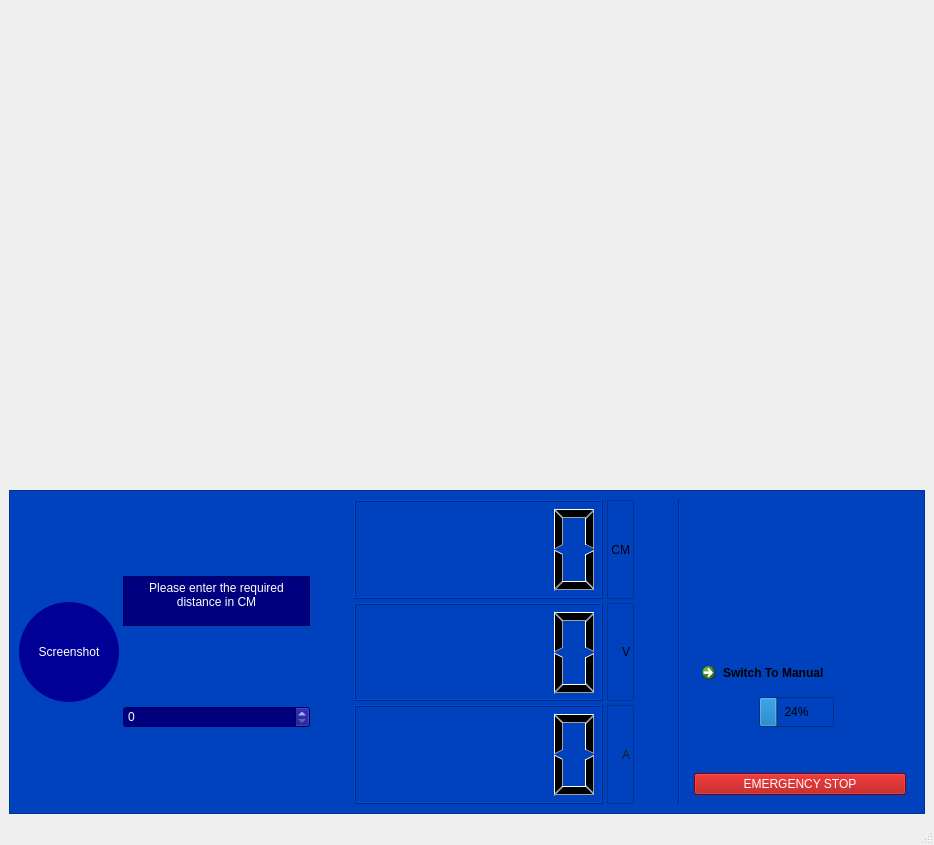
<?xml version="1.0" encoding="UTF-8"?>
<ui version="4.0">
 <class>Atonomous</class>
 <widget class="QMainWindow" name="Atonomous">
  <property name="geometry">
   <rect>
    <x>0</x>
    <y>0</y>
    <width>934</width>
    <height>845</height>
   </rect>
  </property>
  <property name="windowTitle">
   <string>MainWindow</string>
  </property>
  <widget class="QWidget" name="centralwidget">
   <layout class="QVBoxLayout" name="verticalLayout" stretch="9,1">
    <item>
     <layout class="QGridLayout" name="gridLayout">
      <item row="0" column="0" alignment="Qt::AlignHCenter">
       <widget class="QLabel" name="Webcam2">
        <property name="minimumSize">
         <size>
          <width>640</width>
          <height>480</height>
         </size>
        </property>
        <property name="text">
         <string/>
        </property>
       </widget>
      </item>
     </layout>
    </item>
    <item>
     <layout class="QVBoxLayout" name="verticalLayout_3">
      <item>
       <widget class="QFrame" name="ControlWindow">
        <property name="styleSheet">
         <string notr="true">
background-color: rgb(0, 66, 189);</string>
        </property>
        <property name="frameShape">
         <enum>QFrame::StyledPanel</enum>
        </property>
        <property name="frameShadow">
         <enum>QFrame::Raised</enum>
        </property>
        <layout class="QHBoxLayout" name="horizontalLayout_2" stretch="0,2,0,3,0,1,0">
         <property name="spacing">
          <number>4</number>
         </property>
         <item>
          <widget class="QPushButton" name="Screenshot">
           <property name="minimumSize">
            <size>
             <width>100</width>
             <height>100</height>
            </size>
           </property>
           <property name="maximumSize">
            <size>
             <width>100</width>
             <height>100</height>
            </size>
           </property>
           <property name="cursor">
            <cursorShape>PointingHandCursor</cursorShape>
           </property>
           <property name="styleSheet">
            <string notr="true">color: rgb(255, 255, 255);
border-radius:50px;
background-color: rgb(0, 0, 150);</string>
           </property>
           <property name="text">
            <string>Screenshot</string>
           </property>
          </widget>
         </item>
         <item>
          <layout class="QVBoxLayout" name="verticalLayout_4" stretch="0,0">
           <item>
            <widget class="QTextBrowser" name="textBrowser">
             <property name="minimumSize">
              <size>
               <width>0</width>
               <height>50</height>
              </size>
             </property>
             <property name="maximumSize">
              <size>
               <width>16777215</width>
               <height>50</height>
              </size>
             </property>
             <property name="styleSheet">
              <string notr="true">color: white;
background-color: rgb(0, 0, 127);
font: 10pt &quot;MS Shell Dlg 2&quot;;</string>
             </property>
             <property name="html">
              <string>&lt;!DOCTYPE HTML PUBLIC &quot;-//W3C//DTD HTML 4.0//EN&quot; &quot;http://www.w3.org/TR/REC-html40/strict.dtd&quot;&gt;
&lt;html&gt;&lt;head&gt;&lt;meta name=&quot;qrichtext&quot; content=&quot;1&quot; /&gt;&lt;style type=&quot;text/css&quot;&gt;
p, li { white-space: pre-wrap; }
&lt;/style&gt;&lt;/head&gt;&lt;body style=&quot; font-family:'MS Shell Dlg 2'; font-size:10pt; font-weight:400; font-style:normal;&quot;&gt;
&lt;p align=&quot;center&quot; style=&quot; margin-top:0px; margin-bottom:0px; margin-left:0px; margin-right:0px; -qt-block-indent:0; text-indent:0px;&quot;&gt;&lt;span style=&quot; font-size:9pt;&quot;&gt;Please enter the required distance in CM&lt;/span&gt;&lt;/p&gt;&lt;/body&gt;&lt;/html&gt;</string>
             </property>
            </widget>
           </item>
           <item>
            <widget class="QSpinBox" name="Distance">
             <property name="styleSheet">
              <string notr="true">background-color: rgb(0, 0, 127);
color:white</string>
             </property>
             <property name="maximum">
              <number>999999999</number>
             </property>
            </widget>
           </item>
          </layout>
         </item>
         <item>
          <spacer name="horizontalSpacer">
           <property name="orientation">
            <enum>Qt::Horizontal</enum>
           </property>
           <property name="sizeHint" stdset="0">
            <size>
             <width>40</width>
             <height>20</height>
            </size>
           </property>
          </spacer>
         </item>
         <item>
          <layout class="QHBoxLayout" name="horizontalLayout_4" stretch="3,0">
           <property name="rightMargin">
            <number>0</number>
           </property>
           <item>
            <layout class="QVBoxLayout" name="verticalLayout_6">
             <item>
              <widget class="QLCDNumber" name="UltraSonic"/>
             </item>
             <item>
              <widget class="QLCDNumber" name="Voltage"/>
             </item>
             <item>
              <widget class="QLCDNumber" name="Current"/>
             </item>
            </layout>
           </item>
           <item>
            <layout class="QVBoxLayout" name="verticalLayout_7">
             <item>
              <widget class="QLabel" name="label_2">
               <property name="styleSheet">
                <string notr="true">font: 36pt &quot;Digital-7 Mono&quot;;</string>
               </property>
               <property name="frameShape">
                <enum>QFrame::StyledPanel</enum>
               </property>
               <property name="text">
                <string>CM</string>
               </property>
               <property name="alignment">
                <set>Qt::AlignRight|Qt::AlignTrailing|Qt::AlignVCenter</set>
               </property>
              </widget>
             </item>
             <item>
              <widget class="QLabel" name="label_3">
               <property name="styleSheet">
                <string notr="true">font: 36pt &quot;MS Shell Dlg 2&quot;;
font: 36pt &quot;Digital-7 Mono&quot;;</string>
               </property>
               <property name="frameShape">
                <enum>QFrame::StyledPanel</enum>
               </property>
               <property name="text">
                <string>V</string>
               </property>
               <property name="alignment">
                <set>Qt::AlignRight|Qt::AlignTrailing|Qt::AlignVCenter</set>
               </property>
              </widget>
             </item>
             <item>
              <widget class="QLabel" name="label">
               <property name="styleSheet">
                <string notr="true">font: 36pt &quot;MS Shell Dlg 2&quot;;
color: rgb(25, 25, 25);
font: 36pt &quot;Digital-7 Mono&quot;;</string>
               </property>
               <property name="frameShape">
                <enum>QFrame::StyledPanel</enum>
               </property>
               <property name="text">
                <string>A</string>
               </property>
               <property name="alignment">
                <set>Qt::AlignRight|Qt::AlignTrailing|Qt::AlignVCenter</set>
               </property>
              </widget>
             </item>
            </layout>
           </item>
          </layout>
         </item>
         <item>
          <spacer name="horizontalSpacer_2">
           <property name="orientation">
            <enum>Qt::Horizontal</enum>
           </property>
           <property name="sizeHint" stdset="0">
            <size>
             <width>40</width>
             <height>20</height>
            </size>
           </property>
          </spacer>
         </item>
         <item>
          <widget class="Line" name="line">
           <property name="orientation">
            <enum>Qt::Vertical</enum>
           </property>
          </widget>
         </item>
         <item>
          <widget class="QWidget" name="gridWidget" native="true">
           <property name="styleSheet">
            <string notr="true"/>
           </property>
           <layout class="QGridLayout" name="gridLayout_2" columnstretch="0">
            <item row="8" column="0">
             <spacer name="verticalSpacer_2">
              <property name="orientation">
               <enum>Qt::Vertical</enum>
              </property>
              <property name="sizeHint" stdset="0">
               <size>
                <width>20</width>
                <height>40</height>
               </size>
              </property>
             </spacer>
            </item>
            <item row="4" column="0">
             <spacer name="verticalSpacer">
              <property name="orientation">
               <enum>Qt::Vertical</enum>
              </property>
              <property name="sizeHint" stdset="0">
               <size>
                <width>20</width>
                <height>40</height>
               </size>
              </property>
             </spacer>
            </item>
            <item row="11" column="0">
             <widget class="QPushButton" name="Stop">
              <property name="cursor">
               <cursorShape>PointingHandCursor</cursorShape>
              </property>
              <property name="styleSheet">
               <string notr="true">background-color: rgb(170, 0, 0);
color:rgb(255, 255, 255)</string>
              </property>
              <property name="text">
               <string>EMERGENCY STOP</string>
              </property>
             </widget>
            </item>
            <item row="3" column="0">
             <widget class="QLabel" name="Logo">
              <property name="minimumSize">
               <size>
                <width>0</width>
                <height>100</height>
               </size>
              </property>
              <property name="maximumSize">
               <size>
                <width>16777215</width>
                <height>100</height>
               </size>
              </property>
              <property name="styleSheet">
               <string notr="true"/>
              </property>
              <property name="text">
               <string/>
              </property>
              <property name="pixmap">
               <pixmap>../../OneDrive/Pictures/Tobe.png</pixmap>
              </property>
              <property name="alignment">
               <set>Qt::AlignCenter</set>
              </property>
             </widget>
            </item>
            <item row="5" column="0">
             <widget class="QCommandLinkButton" name="A2M">
              <property name="minimumSize">
               <size>
                <width>212</width>
                <height>0</height>
               </size>
              </property>
              <property name="cursor">
               <cursorShape>PointingHandCursor</cursorShape>
              </property>
              <property name="text">
               <string>Switch To Manual</string>
              </property>
             </widget>
            </item>
            <item row="7" column="0">
             <layout class="QVBoxLayout" name="verticalLayout_2">
              <property name="leftMargin">
               <number>65</number>
              </property>
              <property name="rightMargin">
               <number>50</number>
              </property>
              <item>
               <widget class="QProgressBar" name="Speed">
                <property name="minimumSize">
                 <size>
                  <width>75</width>
                  <height>30</height>
                 </size>
                </property>
                <property name="maximumSize">
                 <size>
                  <width>75</width>
                  <height>30</height>
                 </size>
                </property>
                <property name="value">
                 <number>24</number>
                </property>
                <property name="alignment">
                 <set>Qt::AlignCenter</set>
                </property>
               </widget>
              </item>
             </layout>
            </item>
           </layout>
          </widget>
         </item>
        </layout>
       </widget>
      </item>
     </layout>
    </item>
   </layout>
  </widget>
  <widget class="QMenuBar" name="menubar">
   <property name="geometry">
    <rect>
     <x>0</x>
     <y>0</y>
     <width>934</width>
     <height>26</height>
    </rect>
   </property>
  </widget>
  <widget class="QStatusBar" name="statusbar"/>
 </widget>
 <resources/>
 <connections/>
</ui>
